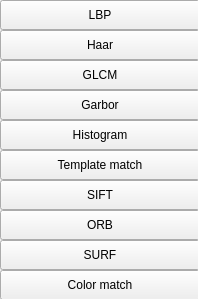
       <widget class="QWidget" name="scrollAreaWidgetContents_3">
        <property name="geometry">
         <rect>
          <x>0</x>
          <y>0</y>
          <width>198</width>
          <height>299</height>
         </rect>
        </property>
        <widget class="QPushButton" name="tool_lbp">
         <property name="geometry">
          <rect>
           <x>0</x>
           <y>0</y>
           <width>200</width>
           <height>30</height>
          </rect>
         </property>
         <property name="text">
          <string>LBP</string>
         </property>
        </widget>
        <widget class="QPushButton" name="tool_haar">
         <property name="geometry">
          <rect>
           <x>0</x>
           <y>30</y>
           <width>200</width>
           <height>30</height>
          </rect>
         </property>
         <property name="text">
          <string>Haar</string>
         </property>
        </widget>
        <widget class="QPushButton" name="tool_GLCM">
         <property name="geometry">
          <rect>
           <x>0</x>
           <y>60</y>
           <width>200</width>
           <height>30</height>
          </rect>
         </property>
         <property name="text">
          <string>GLCM</string>
         </property>
        </widget>
        <widget class="QPushButton" name="tool_Garbor">
         <property name="geometry">
          <rect>
           <x>0</x>
           <y>90</y>
           <width>200</width>
           <height>30</height>
          </rect>
         </property>
         <property name="text">
          <string>Garbor</string>
         </property>
        </widget>
        <widget class="QPushButton" name="tool_his">
         <property name="geometry">
          <rect>
           <x>0</x>
           <y>120</y>
           <width>200</width>
           <height>30</height>
          </rect>
         </property>
         <property name="text">
          <string>Histogram</string>
         </property>
        </widget>
        <widget class="QPushButton" name="tool_moban">
         <property name="geometry">
          <rect>
           <x>0</x>
           <y>150</y>
           <width>200</width>
           <height>30</height>
          </rect>
         </property>
         <property name="text">
          <string>Template match</string>
         </property>
        </widget>
        <widget class="QPushButton" name="tool_SIFT">
         <property name="geometry">
          <rect>
           <x>0</x>
           <y>180</y>
           <width>200</width>
           <height>30</height>
          </rect>
         </property>
         <property name="text">
          <string>SIFT</string>
         </property>
        </widget>
        <widget class="QPushButton" name="tool_orb">
         <property name="geometry">
          <rect>
           <x>0</x>
           <y>210</y>
           <width>200</width>
           <height>30</height>
          </rect>
         </property>
         <property name="text">
          <string>ORB</string>
         </property>
        </widget>
        <widget class="QPushButton" name="tool_SURF">
         <property name="geometry">
          <rect>
           <x>0</x>
           <y>240</y>
           <width>200</width>
           <height>30</height>
          </rect>
         </property>
         <property name="text">
          <string>SURF</string>
         </property>
        </widget>
        <widget class="QPushButton" name="tool_colorfit">
         <property name="geometry">
          <rect>
           <x>0</x>
           <y>270</y>
           <width>200</width>
           <height>30</height>
          </rect>
         </property>
         <property name="text">
          <string>Color match</string>
         </property>
        </widget>
       </widget>
